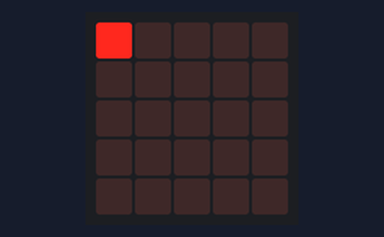
The program below on a simulated BBC micro:bit (MakeCode). Shown: the board's 5×5 LED display.

Above: at 0.1 s.
At 0.9 s:
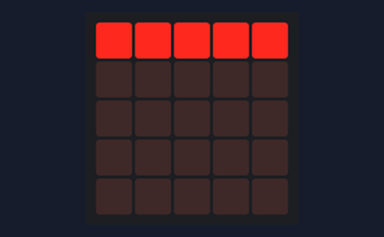
At 1.5 s:
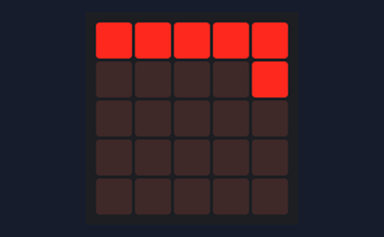
At 2.1 s:
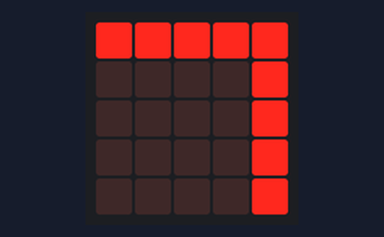
At 3.1 s:
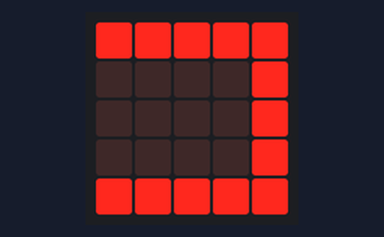
At 4.5 s:
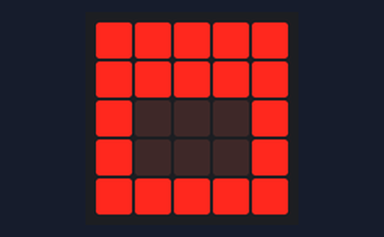

Measured:
- what the display in image 1 shows lasts 0.6 s, from 0.8 s to 1.4 s
- what the display in image 3 shows lasts 0.4 s, from 2.0 s to 2.4 s

The program:

main.ts
```typescript
function _2 () {
    for (let index = 0; index < 5; index++) {
        led.plot(x, y)
        basic.pause(200)
        x += 1
    }
}
function _3 () {

}
function ösz () {
    _1()
    _2()
    _3()
}
function _1 () {
    for (let index = 0; index < 5; index++) {
        led.plot(x, y)
        basic.pause(200)
        x += 1
    }
    basic.pause(200)
    for (let index = 0; index < 5; index++) {
        x = 4
        y += 1
        basic.pause(200)
        led.plot(x, y)
    }
    for (let index = 0; index < 5; index++) {
        y = 4
        x += -1
        basic.pause(200)
        led.plot(x, y)
    }
    for (let index = 0; index < 3; index++) {
        x = 0
        y += -1
        basic.pause(200)
        led.plot(x, y)
    }
}
let x = 0
let y = 0
y = 0
x = 0
ösz()
basic.forever(function () {

})
```

test.ts
```typescript
// ide kerülnek a tesztek; a rendszer ezt nem kompilálja, ha a csomagot bővítményként használják.
```
